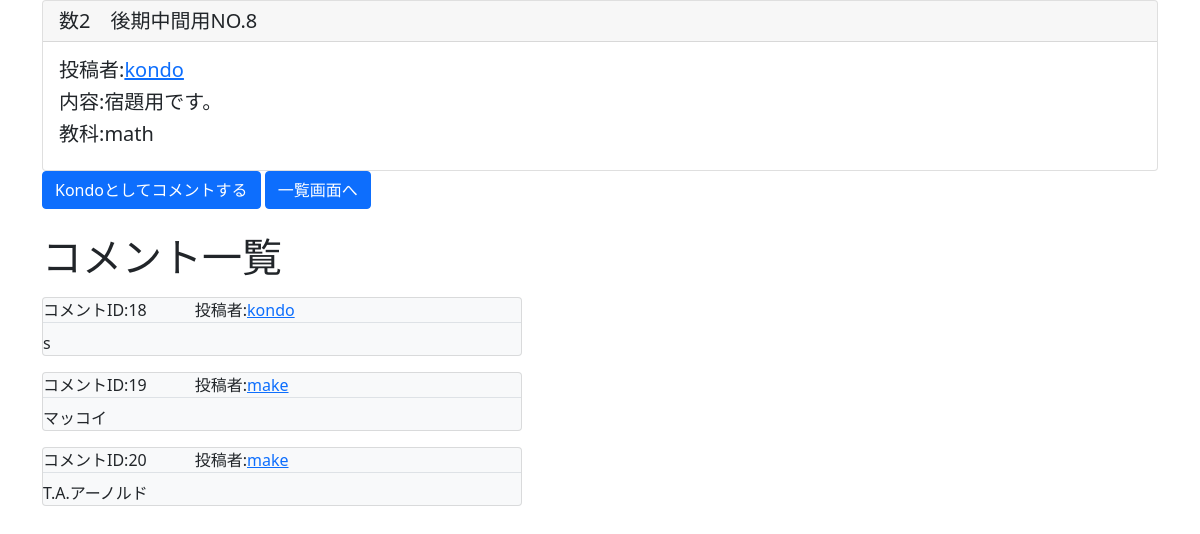
The page /detail/5 (signed in) on the database its author committed.
### printapp/models.py (models this page shows, shortened)
class PrintModel(models.Model):
    title = models.CharField(max_length=100)
    content = models.TextField()
    author = models.ForeignKey(User_user, on_delete=models.CASCADE)
    images = models.FileField(upload_to='file/%Y/%m/%d')
    category = models.CharField(
        max_length = 50,
        choices = CATEGORY,
        default=CATEGORY[0][0]
    )

class Comment(models.Model):
    name = models.ForeignKey(User_user, on_delete=models.CASCADE)
    content = models.TextField('本文')
    target = models.ForeignKey(PrintModel, on_delete=models.CASCADE, verbose_name='対象の投稿')

### accounts/models.py (models this page shows)
class User_user(AbstractBaseUser,PermissionsMixin):
    username = models.CharField(max_length=25, unique=True)
    email = models.EmailField(unique=True)
    icon = models.ImageField(blank=True, null=True)
    introduction = models.CharField(max_length=75, blank=True, null=True)
    date_joined = models.DateTimeField(default=timezone.now)
    is_staff = models.BooleanField(
        _('staff status'),
        default=False,
        help_text=_('Designates whether the user can log into this admin site.'),
    )
    is_active = models.BooleanField(
        _('active'),
        default=True,
        help_text=_(
            'Designates whether this user should be treated as active. '
            'Unselect this instead of deleting accounts.'
        ),
    )
    followers = models.ManyToManyField('self', blank=True, symmetrical=False)
    objects = UserManager()
    EMAIL_FIELD = 'email'
    USERNAME_FIELD = 'username'
    REQUIRED_FIELDS = ['email']
    class Meta:
        verbose_name = _('user')
        verbose_name_plural = _('users')

### printapp/views.py (the view)
# urls.py: path('detail/<int:pk>', detailview, name='detail'),
@login_required
def detailview(request,pk):
    object = PrintModel.objects.get(pk=pk)
    comment = Comment.objects.filter(target=object)
    return render(request, 'printapp/detail.html', {'object':object,'comment':comment})

### templates/printapp/detail.html (shortened to what this page needs)
{% extends 'base.html' %}
{% block content %}
<div class="container">
    <div class="card">
        <h5 class="card-header">{{object.title}}</h5>
        <div class="card-body">
            <h5 class="card-title">投稿者:<a href="{% url 'accounts:profile' object.author %}">{{object.author}}</a></h5>
            <h5 class="card-title">内容:{{object.content}}</h5>
            <h5 class="card-title">教科:{{object.category}}</h5>
        </div>
    </div>
    <a href="{% url 'printapp:comment_create' object.id %}" class="btn btn-primary">{{ user.get_username }}としてコメントする</a>
    <a href="{% url 'printapp:list' %}" class="btn btn-primary">一覧画面へ</a>
</div>
<br>
<div class="container">
<h1>コメント一覧</h1>
{% for comments in comment %}
<p>
<div class="card bg-light" style="width: 30rem;">
<div class='border-bottom'>コメントID:{{comments.id}}　　　投稿者:<a href="{% url 'accounts:profile' comments.name %}">{{ comments.name }}</a></div>
<div class='mt-2'>{{ comments.content }}</div>
</div>
</p>
{% endfor %}
</div>
{% endblock %}

### rows shown on the page
PrintModel: title "数2 後期中間用NO.8", author "kondo", content "宿題用です。", category "math"
User_user: get_username "Kondo"
Comment: id "18", name "kondo", content "s"
Comment: id "19", name "make", content "マッコイ"
Comment: id "20", name "make", content "T.A.アーノルド"
